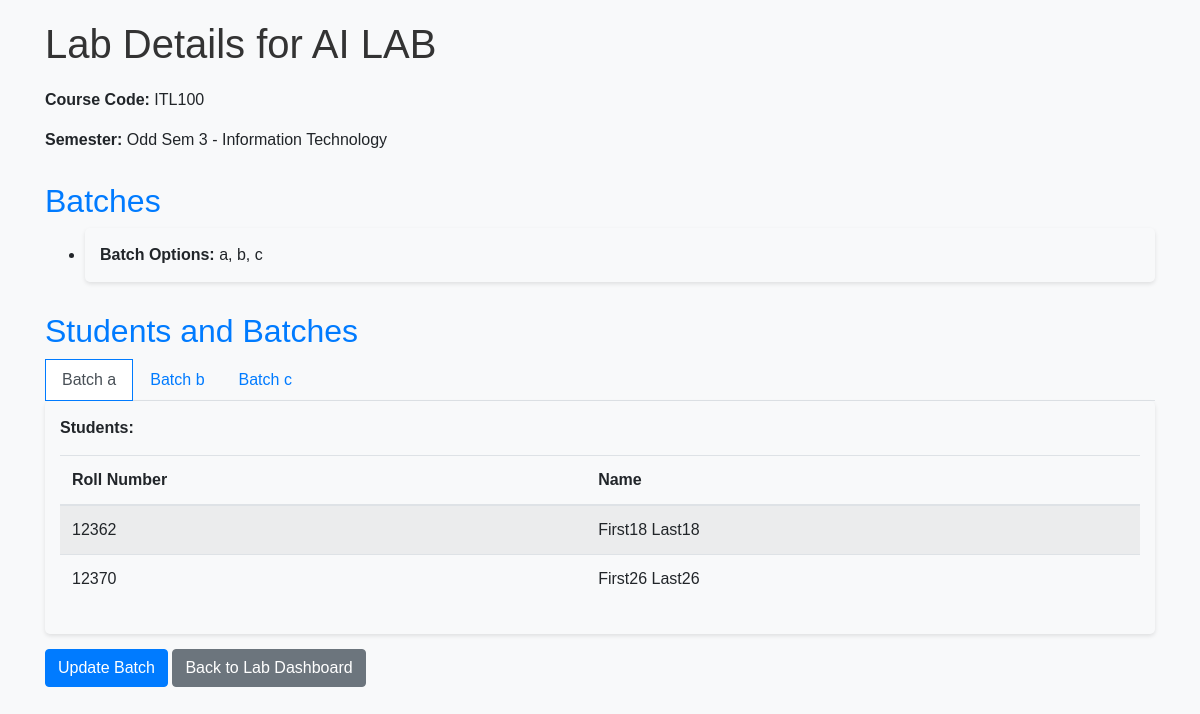
The page /labs/1/ on the database its author committed.
### myapp/models.py (models this page shows, shortened)
class Labs(models.Model):
    code = models.CharField(max_length=10, unique=True, verbose_name="Course Code")
    name = models.CharField(max_length=100, verbose_name="Course Name")
    semester = models.ForeignKey('Semester', on_delete=models.CASCADE, related_name='lab_semester_list', verbose_name="Semester",blank=True, null=True)
    index = models.IntegerField(verbose_name="Index", default=0)
    class Meta:
        indexes = [
            models.Index(fields=['code']),
            models.Index(fields=['name']),
        ]

class Semester(models.Model):
    SEMESTER_CHOICES = [
        ('Odd', 'Odd'),
        ('Even', 'Even'),
    ]
    YEAR_CHOICES = [
        ('FE', 'First Year'),
        ('SE', 'Second Year'),
        ('TE', 'Third Year'),
        ('BE', 'Fourth Year'),
    ]
    semester_number = models.IntegerField(verbose_name="Semester Number")
    session_year = models.ForeignKey(SessionYear, on_delete=models.CASCADE, related_name='semesters', verbose_name="Session Year")
    semester_type = models.CharField(max_length=10, choices=SEMESTER_CHOICES, verbose_name="Semester Type")
    year = models.CharField(max_length=2, choices=YEAR_CHOICES, verbose_name="Year")
    courses = models.ManyToManyField(Course, related_name='semesters', verbose_name="Courses", blank=True)
    labs = models.ManyToManyField(Labs, related_name='semester_labs', verbose_name="Labs", blank=True)
    class Meta:
        unique_together = ('session_year', 'semester_number')
        indexes = [
            models.Index(fields=['semester_number']),
            models.Index(fields=['semester_type']),
        ]
    def __str__(self):
        return f"{self.get_semester_type_display()} Sem {self.semester_number} - {self.session_year.department.name}"

class SessionYear(models.Model):
    academic_year = models.CharField(max_length=10, verbose_name="Academic Year")  # e.g., "2023-2024"
    start_date = models.DateField(verbose_name="Start Date")
    end_date = models.DateField(verbose_name="End Date")
    department = models.ForeignKey(Department, on_delete=models.CASCADE, related_name='sessions', verbose_name="Department")
    class Meta:
        indexes = [
            models.Index(fields=['academic_year']),
            models.Index(fields=['start_date']),
            models.Index(fields=['end_date']),
        ]

class Department(models.Model):
    name = models.CharField(max_length=100, unique=True, verbose_name="Department Name")
    created_at = models.DateTimeField(auto_now_add=True, verbose_name="Created At")
    updated_at = models.DateTimeField(auto_now=True, verbose_name="Updated At")
    class Meta:
        indexes = [
            models.Index(fields=['name']),
        ]

class Batches(models.Model):
    lab = models.ForeignKey('Labs', on_delete=models.CASCADE, related_name='batches', verbose_name="Lab")
    batch_options = models.TextField(verbose_name="Batch Options", default="[]")  # Store a single set of batch options as a JSON string

class Student(models.Model):
    user = models.OneToOneField(User, on_delete=models.CASCADE)
    student_id = models.CharField(max_length=20, unique=True, verbose_name="Student ID")
    roll_number = models.CharField(max_length=10, unique=True, null=True, blank=True, verbose_name="Roll Number")
    semester = models.ForeignKey(Semester, on_delete=models.SET_NULL, null=True, blank=True, related_name='students', verbose_name="Semester")
    mobile_no = models.CharField(max_length=15, blank=True, null=True, verbose_name="Mobile Number")
    email = models.EmailField(blank=True, null=True, verbose_name="Email")
    address = models.TextField(blank=True, null=True, verbose_name="Address")
    lab_batch = models.ForeignKey(LabsBatches, on_delete=models.SET_NULL, null=True, blank=True, verbose_name="Lab Batch")
    batches = models.JSONField(verbose_name="Batches for Labs", blank=True, null=True, default=dict)  # Default to empty dict
    def __str__(self):
        return f"Student: {self.user.username} - ID: {self.student_id} - Roll No: {self.roll_number}"
    class Meta:
        indexes = [
            models.Index(fields=['student_id']),
            models.Index(fields=['roll_number']),
            models.Index(fields=['email']),
        ]

### myapp/teacherViews.py (the view)
# urls.py: path('labs/<int:lab_id>/', teacherViews.lab_detail, name='lab_detail'),
def lab_detail(request, lab_id):
    lab = get_object_or_404(Labs, id=lab_id)
    batches = lab.batches.all()  # Get all batches for the lab
    students = Student.objects.filter(semester=lab.semester)
    print(students)
    index = lab.index
    for batch in batches:
        batch.batch_options = json.loads(batch.batch_options)  # Ensure it's a list
    batch_student_data = []
    for batch in batches[0].batch_options:
        match_students = []
        for student in students:
            if(student.batches[str(index)] == batch):
                print(f'Batch: {batch}, Student: {student}')
                match_students.append({
                    'batch': batch,
                    'student': student
                })
        batch_student_data.append({
            'batch': batch,
            'match_students':match_students
        })
    print(f"Students and Batches {batch_student_data}")
    context = {
        'lab': lab,
        'batches': batches,  # Pass all batches
        'batch_student_data': batch_student_data
    }
    return render(request, 'teachertemplates/lab_detail.html', context)

### templates/teachertemplates/lab_detail.html (shortened to what this page needs)
<!DOCTYPE html>
<html lang="en">
<head>
    <link href="https://stackpath.bootstrapcdn.com/bootstrap/4.5.2/css/bootstrap.min.css" rel="stylesheet">
</head>
<body>
    <div class="container">
        <h1>Lab Details for {{ lab.name }}</h1>
        <p><strong>Course Code:</strong> {{ lab.code }}</p>
        <p><strong>Semester:</strong> {{ lab.semester }}</p>
        <h2>Batches</h2>
        <ul class="batch-list">
            {% for batch in batches %}
                <li class="batch-item">
                    <strong>Batch Options:</strong> {{ batch.batch_options|join:', ' }}
                </li>
            {% empty %}
                <li class="no-data">No batches added for this lab yet.</li>
            {% endfor %}
        </ul>
        <h2>Students and Batches</h2>
        <ul class="nav nav-tabs" id="batchTab" role="tablist">
            {% for batch_data in batch_student_data %}
                <li class="nav-item">
                    <a class="nav-link {% if forloop.first %}active{% endif %}" id="batch-{{ forloop.counter0 }}-tab" data-toggle="tab" href="#batch-{{ forloop.counter0 }}" role="tab" aria-controls="batch-{{ forloop.counter0 }}" aria-selected="{% if forloop.first %}true{% else %}false{% endif %}">
                        Batch {{ batch_data.batch|join:', ' }}
                    </a>
                </li>
            {% endfor %}
        </ul>
        <div class="tab-content" id="batchTabContent">
            {% for batch_data in batch_student_data %}
                <div class="tab-pane fade {% if forloop.first %}show active{% endif %}" id="batch-{{ forloop.counter0 }}" role="tabpanel" aria-labelledby="batch-{{ forloop.counter0 }}-tab">
                    <div class="batch-item">
                        <strong>Students:</strong>
                        <table class="table table-striped">
                            <thead>
                                <tr>
                                    <th>Roll Number</th>
                                    <th>Name</th>
                                </tr>
                            </thead>
                            <tbody>
                                {% for student_data in batch_data.match_students %}
                                    <tr>
                                        <td>{{ student_data.student.roll_number }}</td>
                                        <td>{{ student_data.student.user.get_full_name }}</td>
                                    </tr>
                                {% empty %}
                                    <tr>
                                        <td colspan="2" class="no-data">No students assigned to this batch.</td>
                                    </tr>
                                {% endfor %}
                            </tbody>
                        </table>
                    </div>
                </div>
            {% endfor %}
        </div>
        <a href="{% url 'add_batches' lab.id %}" class="btn btn-primary">Update Batch</a>
        <a href="{% url 'lab_dashboard' %}" class="btn btn-secondary">Back to Lab Dashboard</a>
    </div>
</body>
</html>

### templates/teachertemplates/lab_detail.html (style rules this page uses)
body { font-family: Arial, sans-serif; background-color: #f8f9fa; padding: 20px; }
h1 { margin-bottom: 20px; color: #333; }
h2 { margin-top: 30px; color: #007bff; }
.batch-item { padding: 15px; margin-bottom: 15px; border-radius: 5px; box-shadow: 0 2px 4px rgba(0, 0, 0, 0.1); }
.table { margin-top: 15px; }
.nav-tabs .nav-link { border: 1px solid transparent; border-radius: 0; }
.nav-tabs .nav-link.active { border-color: #007bff; background-color: #fff; }

### rows shown on the page
Labs: name "AI LAB", code "ITL100", semester "Odd Sem 3 - Information Technology"
Batches: batch_options "a, b, c"
Student: student.roll_number "12362", student.user.get_full_name "First18 Last18"
Student: student.roll_number "12370", student.user.get_full_name "First26 Last26"

### other values the page prints
{{ batch_data.batch|join:', ' }} "a" "b" "c"
